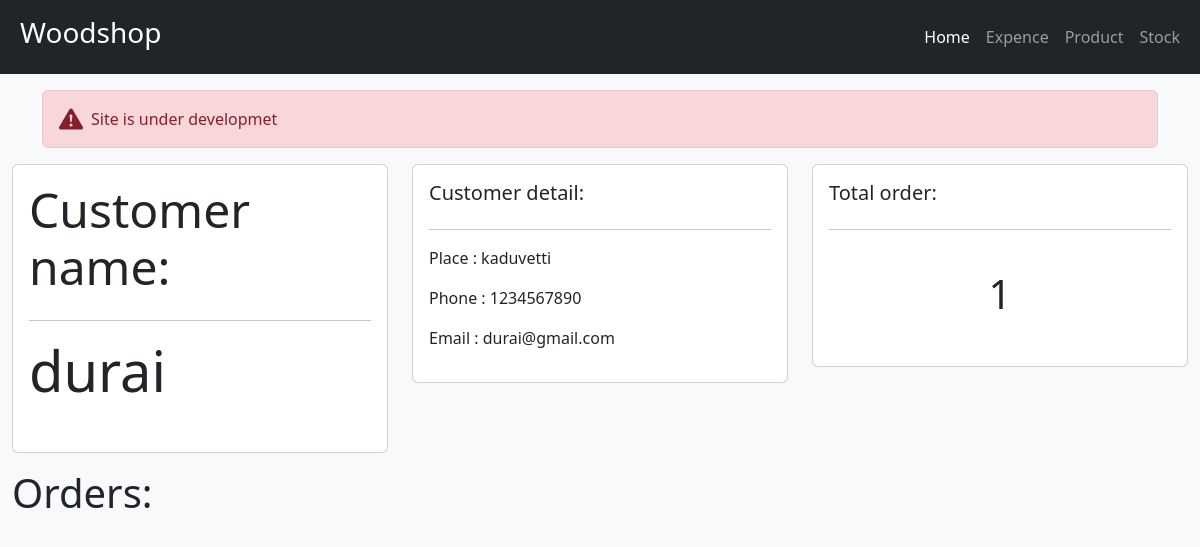
The app's page /customer/1/ with its own data.
### app/models.py (models this page shows, shortened)
class Customer(models.Model):
    name=models.CharField(max_length=20,null=True)
    phone=models.CharField(max_length=10,null=True)
    place=models.CharField(max_length=20,blank=True)
    email=models.EmailField(blank=True)

### app/views.py (the view)
# urls.py: path('customer/<str:pk>/',views.customer,name='customer'),
def customer(request,pk):
    customers=Customer.objects.get(id=pk)
    context={'customer':customers}
    return render(request,'app/customer.html',context)

### app/templates/app/customer.html
{% extends 'app/main.html' %}
{% block content %}
<div class="container-fluid">
    <div class="row">
        <div class="col-sm">
            <div class="card card-body mb-3">
                <h5 class="display-5">Customer name: </h5><hr>
                <h1 class="display-4">{{customer.name}}</h1><br>
            </div>
        </div>
        <div class="col-sm">
            <div class="card card-body mb-3">
                <h5>Customer detail:</h5><hr>
                <p>Place : {{customer.place}}</p>
                <p>Phone : {{customer.phone}}</p>
                <p>Email : {{customer.email}}</p>
            </div>
        </div>
        <div class="col-sm">
            <div class="card card-body mb-3">
                <h5>Total order:</h5><hr><br>
                <h1 style="text-align: center;">1</h1><br>
            </div>
        </div>
    </div>
<h1>Orders:</h1>
</div>
{% endblock %}

### records on screen
Customer: name "durai", place "kaduvetti", phone "1234567890", email "durai@gmail.com"
